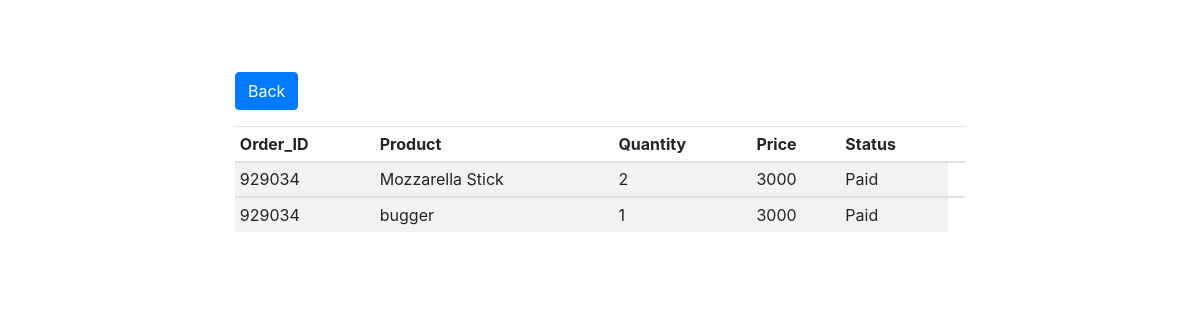
The page /admin/v_order.php?id=929034 on the database its author committed.
### tables this page shows
CREATE TABLE `user_order` (
  `orderid` int(11) NOT NULL,
  `itm_name` text NOT NULL,
  `price` int(11) NOT NULL,
  `qty` int(11) NOT NULL,
  `address` varchar(20) NOT NULL,
  `odate` varchar(25) NOT NULL,
  `status` text NOT NULL,
  `stat` text NOT NULL,
  `status2` text NOT NULL
);

CREATE TABLE `order_manager` (
  `orderid` int(11) NOT NULL,
  `names` text NOT NULL,
  `phone` varchar(50) NOT NULL,
  `email` varchar(50) NOT NULL,
  `location` varchar(90) NOT NULL,
  `address` varchar(20) NOT NULL,
  `status` text NOT NULL
);

### admin/v_order.php (the view, shortened to what this page needs)
<?php
include 'inc/header.php';
$id = $_GET['id'];
?>
<div class="container mt-5">
    <div class="row">
        <div class="col-sm-2"></div>
        <div class="col-sm-8">
          <a href="dashboard1.php" class="btn btn-outline btn-primary">Back</a>
            <table class="table table-striped table-sm mt-3">
                <thead>
                  <tr>
                    <th>Order_ID</th>
                    <th>Product</th>
                    <th>Quantity</th>
                    <th>Price</th>
                    <th>Status</th>
                    <th></th>
                  </tr>
                </thead>
                <?php
                $sql = "SELECT * FROM user_order WHERE orderid = '$id'";
                $res = $conn->query($sql);
                    if ($res->num_rows > 0) {
                        while ($row = $res->fetch_assoc()) {
                            $sql1 = mysqli_query($conn,"SELECT * FROM order_manager WHERE orderid = '$id'");
                            $rows =mysqli_fetch_array($sql1);
                             ?>
                <tbody>
                  <tr>
                    <td><?= $row['orderid']; ?></td>
                    <td><?= $row['itm_name']; ?></td>
                    <td><?= $row['qty']; ?></td>
                    <td><?= $row['price']; ?></td>
                    <td><?= $rows['status']; ?></td>
                  </tr>
                </tbody>
                <?php
            }
        }
        else {
          echo '
          <div class="alert alert-info">
              <strong>Info!&nbsp;</strong> No Data Found
          </div>';
      }
        ?>
              </table>
        </div>
    </div>
</div>

### rows shown on the page
user_order: orderid "929034", itm_name "Mozzarella Stick", qty "2", price "3000", orderid.status "Paid"
user_order: orderid "929034", itm_name "bugger", qty "1", price "3000", orderid.status "Paid"
